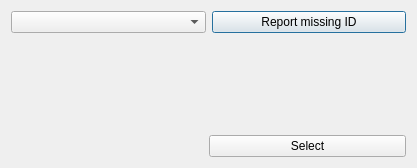
<?xml version="1.0" encoding="UTF-8"?>
<ui version="4.0">
 <class>IdsDialog</class>
 <widget class="QDialog" name="IdsDialog">
  <property name="geometry">
   <rect>
    <x>0</x>
    <y>0</y>
    <width>417</width>
    <height>168</height>
   </rect>
  </property>
  <property name="windowTitle">
   <string>Dialog</string>
  </property>
  <layout class="QVBoxLayout" name="verticalLayout">
   <item>
    <layout class="QHBoxLayout" name="horizontalLayout_2">
     <item>
      <widget class="QComboBox" name="comboBox">
       <property name="sizePolicy">
        <sizepolicy hsizetype="MinimumExpanding" vsizetype="Preferred">
         <horstretch>0</horstretch>
         <verstretch>0</verstretch>
        </sizepolicy>
       </property>
      </widget>
     </item>
     <item>
      <widget class="QPushButton" name="missingButton">
       <property name="sizePolicy">
        <sizepolicy hsizetype="MinimumExpanding" vsizetype="Preferred">
         <horstretch>0</horstretch>
         <verstretch>0</verstretch>
        </sizepolicy>
       </property>
       <property name="text">
        <string>Report missing ID</string>
       </property>
      </widget>
     </item>
    </layout>
   </item>
   <item>
    <spacer name="verticalSpacer">
     <property name="orientation">
      <enum>Qt::Vertical</enum>
     </property>
     <property name="sizeHint" stdset="0">
      <size>
       <width>20</width>
       <height>25</height>
      </size>
     </property>
    </spacer>
   </item>
   <item>
    <layout class="QHBoxLayout" name="horizontalLayout">
     <item>
      <spacer name="horizontalSpacer">
       <property name="orientation">
        <enum>Qt::Horizontal</enum>
       </property>
       <property name="sizeHint" stdset="0">
        <size>
         <width>40</width>
         <height>20</height>
        </size>
       </property>
      </spacer>
     </item>
     <item>
      <widget class="QPushButton" name="okButton">
       <property name="sizePolicy">
        <sizepolicy hsizetype="MinimumExpanding" vsizetype="Preferred">
         <horstretch>0</horstretch>
         <verstretch>0</verstretch>
        </sizepolicy>
       </property>
       <property name="text">
        <string>Select</string>
       </property>
      </widget>
     </item>
    </layout>
   </item>
  </layout>
 </widget>
 <resources/>
 <connections/>
</ui>
